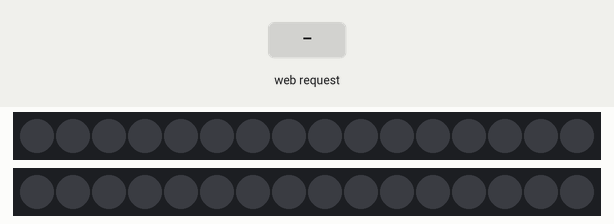
Recording of a sketch running on a simulated ESP32. On the bench: 2 × 16 RGB LEDs in strip order, left to right. The test bench sets the inputs (shaded band). Dim RGB values are drawn brighter than linear; WiFi joins after 1.5 s; servers stay silent unless stated; what the sketch prints to the serial monitor is not drawn.

Above: at 2.7 s.
2.8 s: HTTP request GET /H received
At 3.4 s:
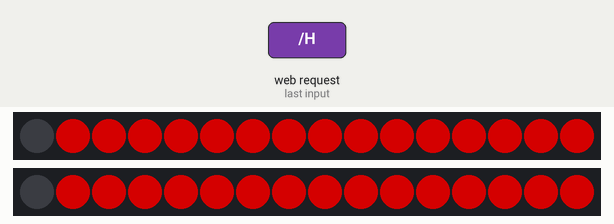
4.3 s: HTTP request GET /L received
At 5.7 s:
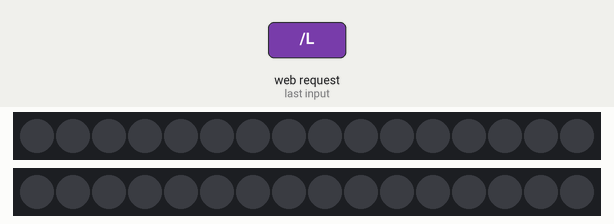
Timing chart, 0 to 7.3 s (numbered marks = the images above; inputs shaded):
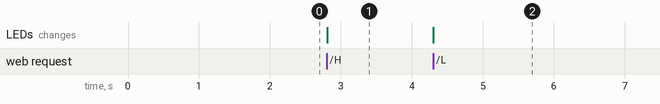

The sketch:

WiFi_LED_Control.ino
```cpp
/* Largely based on WiFi Web Server LED Blink
 * Adapted by Joshua Mosier 2020 */

#include <Adafruit_NeoPixel.h>

//Define Strip Inputs
#define PIN_1 32
#define PIN_2 33

//Instantiate Strips w/ length of 16 LEDs
Adafruit_NeoPixel Strip0 = Adafruit_NeoPixel(16, PIN_1, NEO_GRB + NEO_KHZ800);
Adafruit_NeoPixel Strip1 = Adafruit_NeoPixel(16, PIN_2, NEO_GRB + NEO_KHZ800);

//Enter WiFi Information
#include <WiFi.h>
const char* ssid     = "ssid";
const char* password = "password";

WiFiServer server(80);

void setup()
{
    Serial.begin(115200);
    Strip0.begin();
    Strip1.begin();
    delay(10);

    // We start by connecting to a WiFi network

    Serial.println();
    Serial.println();
    Serial.print("Connecting to ");
    Serial.println(ssid);

    WiFi.begin(ssid, password);

    while (WiFi.status() != WL_CONNECTED) {
        delay(500);
        Serial.print(".");
    }

    Serial.println("");
    Serial.println("WiFi connected.");
    Serial.println("IP address: ");
    Serial.println(WiFi.localIP());

    server.begin();

}

int value = 0;
//Define Strip Colors (R,G,B,Brightness)
uint32_t red_0 = Strip0.Color(128, 0, 0, 64);
uint32_t red_1 = Strip1.Color(128, 0, 0, 64);
uint32_t off_0 = Strip1.Color(0, 0, 0, 0);
uint32_t off_1 = Strip1.Color(0, 0, 0, 0);

void loop(){
 WiFiClient client = server.available();   // listen for incoming clients
  if (client) {                             // if you get a client,
    Serial.println("New Client.");           // print a message out the serial port
    String currentLine = "";
    // make a String to hold incoming data from the client
    while (client.connected()) {            // loop while the client's connected
      if (client.available()) {             // if there's bytes to read from the client,
        char c = client.read();             // read a byte, then
        Serial.write(c);                    // print it out the serial monitor
        if (c == '\n') {                    // if the byte is a newline character
          // if the current line is blank, you got two newline characters in a row.
          // that's the end of the client HTTP request, so send a response:
          if (currentLine.length() == 0) {
            // HTTP headers always start with a response code (e.g. HTTP/1.1 200 OK)
            // and a content-type so the client knows what's coming, then a blank line:
            client.println("HTTP/1.1 200 OK");
            client.println("Content-type:text/html");
            client.println();

            // the content of the HTTP response follows the header:
            client.print("Click <a href=\"/H\">here</a> to turn the LED on pin 5 on.<br>");
            client.print("Click <a href=\"/L\">here</a> to turn the LED on pin 5 off.<br>");

            // The HTTP response ends with another blank line:
            client.println();
            // break out of the while loop:
            break;
          } else {    // if you got a newline, then clear currentLine:
            currentLine = "";
          }
        } else if (c != '\r') {  // if you got anything else but a carriage return character,
          currentLine += c;      // add it to the end of the currentLine
        }

        // Check to see if the client request was "GET /H" or "GET /L":
        if (currentLine.endsWith("GET /H")) {
          Strip0.fill(red_0,1,16);
          Strip0.show();
          Strip1.fill(red_1,1,16);
          Strip1.show();
        }
        if (currentLine.endsWith("GET /L")) {
          Strip0.fill(off_0,1,16);
          Strip1.fill(off_1,1,16);
          Strip1.show();
          Strip0.show();
        }
      }
    }
    // close the connection:
    client.stop();
    Serial.println("Client Disconnected.");
  }
}
```

Measured:
- after the input at 2.8 s, the LEDs: change at once (image 1)
- after the input at 4.3 s, the LEDs: change at once (image 2)
